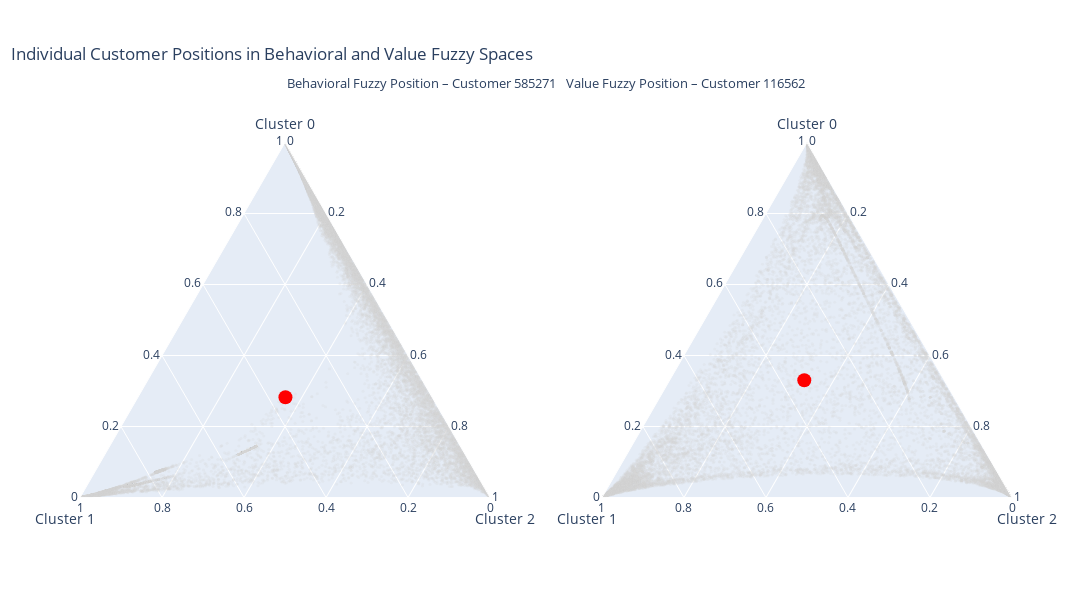

The cell this chart's notebook holds for it:
### Markdown cell above
The ternary plots show that fuzzy membership is not concentrated solely at the cluster vertices. A large share of customers lies along edges and within the interior of the simplex, indicating **partial membership across multiple clusters** and the presence of transition zones rather than rigid segment boundaries.

Behavioral clusters display a clearer core with structured transition regions, reflecting gradual shifts between inactive and engaged states. In contrast, value-based clusters are more dispersed, revealing weaker alignment between income, lifetime value, and loyalty behavior. Together, these patterns confirm that fuzzy clustering captures customer heterogeneity and overlap more effectively than hard segmentation.

### Code cell
behavior_loyalty_id = 585271
value_loyalty_id = 116562 

df_behavior_customer = df.loc[[behavior_loyalty_id]]
df_value_customer = df.loc[[value_loyalty_id]]

fig = make_subplots(
    rows=1,
    cols=2,
    specs=[[{'type': 'ternary'}, {'type': 'ternary'}]],
    horizontal_spacing=0.12
)

# Behavioral space (background)
fig.add_trace(
    go.Scatterternary(
        mode='markers',
        a=df['fcm_prob_cluster0_behavioral'],
        b=df['fcm_prob_cluster1_behavioral'],
        c=df['fcm_prob_cluster2_behavioral'],
        marker=dict(size=3, opacity=0.2, color='lightgrey'),
        showlegend=False
    ),
    row=1, col=1
)

# Behavioral highlighted customer
fig.add_trace(
    go.Scatterternary(
        mode='markers',
        a=df_behavior_customer['fcm_prob_cluster0_behavioral'],
        b=df_behavior_customer['fcm_prob_cluster1_behavioral'],
        c=df_behavior_customer['fcm_prob_cluster2_behavioral'],
        marker=dict(size=14, color='red'),
        showlegend=False
    ),
    row=1, col=1
)

# Value space (background)
fig.add_trace(
    go.Scatterternary(
        mode='markers',
        a=df['fcm_prob_cluster0_value'],
        b=df['fcm_prob_cluster1_value'],
        c=df['fcm_prob_cluster2_value'],
        marker=dict(size=3, opacity=0.2, color='lightgrey'),
        showlegend=False
    ),
    row=1, col=2
)

# Value highlighted customer
fig.add_trace(
    go.Scatterternary(
        mode='markers',
        a=df_value_customer['fcm_prob_cluster0_value'],
        b=df_value_customer['fcm_prob_cluster1_value'],
        c=df_value_customer['fcm_prob_cluster2_value'],
        marker=dict(size=14, color='red'),
        showlegend=False
    ),
    row=1, col=2
)

fig.update_layout(
    ternary=dict(
        sum=1,
        aaxis=dict(title='Cluster 0'),
        baxis=dict(title='Cluster 1'),
        caxis=dict(title='Cluster 2')
    ),
    ternary2=dict(
        sum=1,
        aaxis=dict(title='Cluster 0'),
        baxis=dict(title='Cluster 1'),
        caxis=dict(title='Cluster 2')
    ),
    annotations=[
        dict(
            text=f'Behavioral Fuzzy Position – Customer {behavior_loyalty_id}',
            x=0.22, y=1.12, xref='paper', yref='paper',
            showarrow=False, font=dict(size=13)
        ),
        dict(
            text=f'Value Fuzzy Position – Customer {value_loyalty_id}',
            x=0.78, y=1.12, xref='paper', yref='paper',
            showarrow=False, font=dict(size=13)
        )
    ],
    title=dict(
        text='Individual Customer Positions in Behavioral and Value Fuzzy Spaces',
        x=0.01,
        xanchor='left'
    ),
    height=600,
    width=1200,
    margin=dict(t=120),
    showlegend=False
)

fig.show()

### Figure 1 — Plotly figure (JSON) as saved in the notebook; plotly's stock layout.template omitted (floating-point values rounded to 4 significant figures; data arrays with more than 128 entries replaced by an {"elided": "..."} marker saying what was removed)
{"data": [{"a": {"elided": "16687 float values"}, "b": {"elided": "16687 float values"}, "c": {"elided": "16687 float values"}, "marker": {"color": "lightgrey", "opacity": 0.2, "size": 3}, "mode": "markers", "showlegend": false, "subplot": "ternary", "type": "scatterternary"}, {"a": [0.2826], "b": [0.3577], "c": [0.3596], "marker": {"color": "red", "size": 14}, "mode": "markers", "showlegend": false, "subplot": "ternary", "type": "scatterternary"}, {"a": {"elided": "16687 float values"}, "b": {"elided": "16687 float values"}, "c": {"elided": "16687 float values"}, "marker": {"color": "lightgrey", "opacity": 0.2, "size": 3}, "mode": "markers", "showlegend": false, "subplot": "ternary2", "type": "scatterternary"}, {"a": [0.3303], "b": [0.3414], "c": [0.3284], "marker": {"color": "red", "size": 14}, "mode": "markers", "showlegend": false, "subplot": "ternary2", "type": "scatterternary"}], "layout": {"annotations": [{"font": {"size": 13}, "showarrow": false, "text": "Behavioral Fuzzy Position – Customer 585271", "x": 0.22, "xref": "paper", "y": 1.12, "yref": "paper"}, {"font": {"size": 13}, "showarrow": false, "text": "Value Fuzzy Position – Customer 116562", "x": 0.78, "xref": "paper", "y": 1.12, "yref": "paper"}], "height": 600, "margin": {"t": 120}, "showlegend": false, "ternary": {"aaxis": {"title": {"text": "Cluster 0"}}, "baxis": {"title": {"text": "Cluster 1"}}, "caxis": {"title": {"text": "Cluster 2"}}, "domain": {"x": [0, 0.44], "y": [0, 1]}, "sum": 1}, "ternary2": {"aaxis": {"title": {"text": "Cluster 0"}}, "baxis": {"title": {"text": "Cluster 1"}}, "caxis": {"title": {"text": "Cluster 2"}}, "domain": {"x": [0.56, 1], "y": [0, 1]}, "sum": 1}, "title": {"text": "Individual Customer Positions in Behavioral and Value Fuzzy Spaces", "x": 0.01, "xanchor": "left"}, "width": 1200}}
